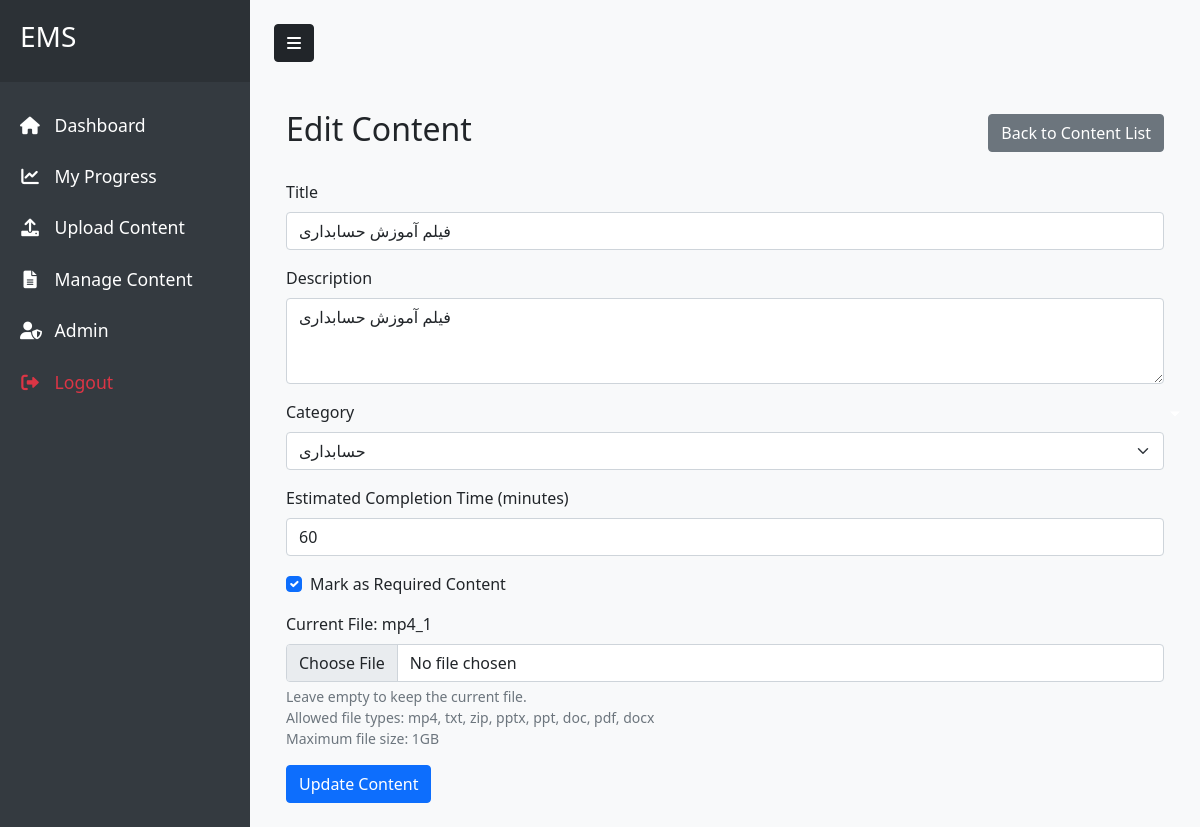
The app's page /edit-content/1 (signed in) with its own data.
### run.py (models this page shows)
class Content(db.Model):
    id = db.Column(db.Integer, primary_key=True)
    title = db.Column(db.String(200), nullable=False)
    description = db.Column(db.Text)
    filename = db.Column(db.String(255), nullable=False)
    file_type = db.Column(db.String(10), nullable=False)
    upload_date = db.Column(db.DateTime, nullable=False, default=datetime.utcnow)
    category_id = db.Column(db.Integer, db.ForeignKey('category.id'), nullable=False)
    user_id = db.Column(db.Integer, db.ForeignKey('user.id'), nullable=False)
    views = db.Column(db.Integer, default=0)
    completion_time = db.Column(db.Integer, default=0)  # Estimated completion time in minutes
    required = db.Column(db.Boolean, default=False)  # Is this content mandatory?
    author = db.relationship('User', back_populates='contents')
    category = db.relationship('Category', back_populates='contents')
    progress_records = db.relationship('UserProgress', back_populates='content', lazy=True)

class Category(db.Model):
    id = db.Column(db.Integer, primary_key=True)
    name = db.Column(db.String(100), nullable=False)
    description = db.Column(db.Text)
    parent_id = db.Column(db.Integer, db.ForeignKey('category.id'))
    contents = db.relationship('Content', back_populates='category', lazy=True)
    supervisors = db.relationship('User', secondary='category_supervisors',
        back_populates='supervised_categories')
    subcategories = db.relationship(
        'Category',
        backref=db.backref('parent', remote_side=[id]),
        lazy=True
    )
    quizzes = db.relationship('Quiz', back_populates='category', lazy=True)

### run.py (the view, shortened to what this page needs)
@app.route('/edit-content/<int:content_id>', methods=['GET', 'POST'])
@login_required
@admin_or_supervisor_required
def edit_content(content_id):
    content = Content.query.get_or_404(content_id)
    categories = Category.query.all()
    return render_template('admin/edit_content.html', content=content, categories=categories, allowed_extensions=ALLOWED_EXTENSIONS)

### run.py (called while the page is built)
@login_manager.user_loader
def load_user(user_id):
    return User.query.get(int(user_id))

def admin_or_supervisor_required(f):
    @wraps(f)
    def decorated_function(*args, **kwargs):
        if not current_user.is_admin() and not current_user.is_supervisor():
            flash('Access denied. Only administrators and supervisors can upload content.', 'error')
            return redirect(url_for('dashboard'))
        return f(*args, **kwargs)
    return decorated_function

    def is_admin(self):
        return self.role == ROLE_ADMIN

    def is_supervisor(self):
        return self.role == ROLE_SUPERVISOR

### templates/admin/edit_content.html (shortened to what this page needs)
{% extends "base.html" %}
{% block content %}
<div class="container mt-4">
    <div class="d-flex justify-content-between align-items-center mb-4">
        <h2>Edit Content</h2>
        <a href="{{ url_for('manage_content') }}" class="btn btn-secondary">Back to Content List</a>
    </div>
    <form method="POST" enctype="multipart/form-data">
        <div class="mb-3">
            <label for="title" class="form-label">Title</label>
            <input type="text" class="form-control" id="title" name="title" value="{{ content.title }}" required>
        </div>
        <div class="mb-3">
            <label for="description" class="form-label">Description</label>
            <textarea class="form-control" id="description" name="description" rows="3">{{ content.description }}</textarea>
        </div>
        <div class="mb-3">
            <label for="category" class="form-label">Category</label>
            <select class="form-select" id="category" name="category" required>
                {% for category in categories %}
                <option value="{{ category.id }}" {% if category.id == content.category_id %}selected{% endif %}>
                    {{ category.name }}
                </option>
                {% endfor %}
            </select>
        </div>
        <div class="mb-3">
            <label for="completion_time" class="form-label">Estimated Completion Time (minutes)</label>
            <input type="number" class="form-control" id="completion_time" name="completion_time"
                   min="1" value="{{ content.completion_time }}">
        </div>
        <div class="mb-3">
            <div class="form-check">
                <input type="checkbox" class="form-check-input" id="required" name="required"
                       {% if content.required %}checked{% endif %}>
                <label class="form-check-label" for="required">Mark as Required Content</label>
            </div>
        </div>
        <div class="mb-3">
            <label for="file" class="form-label">Current File: {{ content.filename }}</label>
            <input type="file" class="form-control" id="file" name="file">
            <div class="form-text">
                Leave empty to keep the current file.<br>
                Allowed file types: {{ allowed_extensions|join(', ') }}<br>
                Maximum file size: 1GB
            </div>
        </div>
        <button type="submit" class="btn btn-primary">Update Content</button>
    </form>
</div>
{% endblock %}

### static/css/style.css (style rules this page uses)
body { background-color: #f8f9fa; }
.btn-primary { background-color: #0d6efd; border-color: #0d6efd; }

### records on screen
Content: title "فیلم آموزش حسابداری", description "فیلم آموزش حسابداری", category "حسابداری", completion_time "60", required "☑", filename "mp4_1"

### other values on screen
{{ allowed_extensions|join(', ') }} "mp4, txt, zip, pptx, ppt, doc, pdf, docx"
